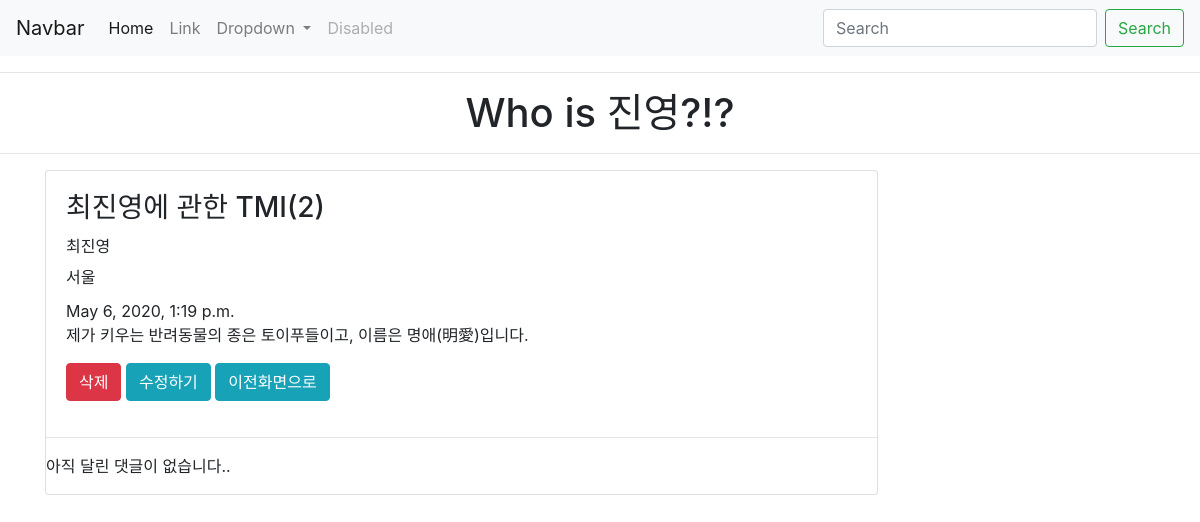
Page /blog/2 on the committed database.
### myapp/models.py (models this page shows, shortened)
class Blog(models.Model):
    title = models.CharField(max_length = 200)
    name = models.CharField(max_length = 40)
    location = models.CharField(max_length=40)
    pub_date = models.DateTimeField('date published')
    body = models.TextField()

### myapp/views.py (the view)
# urls.py: path('blog/<int:blog_id>', myapp.views.detail, name = "detail"),
def detail(request, blog_id):
    details = get_object_or_404(Blog, pk = blog_id)
    return render(request, 'detail.html', {'details': details})

### myapp/templates/detail.html (shortened to what this page needs)
{% extends 'base.html' %}
{% block contents %}
<div class="card w-75">
    <div class="card-body">
        <h3 class="card-title">{{details.title}}</h3>
        <h6 class="card-title">{{details.name}}</h6>
        <h6 class="card-title">{{details.location}}</h6>
        {{details.pub_date}}
        <p class="card-text">{{details.body}}</p>
        <button type="button" class="btn btn-danger" data-toggle="modal" data-target="#exampleModal">
            삭제
        </button>
        <a href="{% url 'edit' details.id %}"><button type="button" class="btn btn-info">수정하기</button></a>
        <a href="{% url 'profile' %}"><button type="button" class="btn btn-info">이전화면으로</button></a>
    </div>
    <hr>
    {% for comment in post.comments.all %}
    <div class="comment">
        <div class="date">{{ comment.pub_date }}</div>
        <strong>{{ comment.author }}</strong>
        <p>{{ comment.text|linebreaks }}</p>
    </div>
    {% empty %}
    <p>아직 달린 댓글이 없습니다..</p>
    {% endfor %}
</div>
{% endblock %}

### rows in the picture
Blog: title "최진영에 관한 TMI(2)", name "최진영", location "서울", pub_date "May 6, 2020, 1:19 p.m.", body "제가 키우는 반려동물의 종은 토이푸들이고, 이름은 명애(明愛)입니다."
